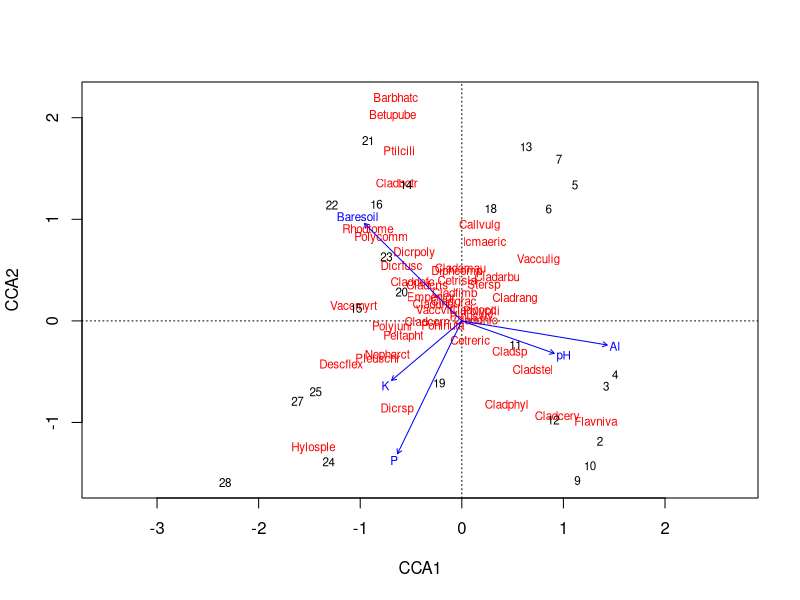

Write the R code that produced this figure. (Note: this script raises an error after producing the figure.)
## ---- chunk 1
library(vegan)
data("varespec")
data("varechem")
varespec_cca <- cca(varespec ~ K + P + Al + pH + Baresoil, data=varechem)
knitr::opts_chunk$set(echo = TRUE)
## ---- chunk 2
plot(varespec_cca)
## ---- chunk 3
anova(varespec_cca)
## ---- chunk 4
anova(varespec_cca, by="margin")
## ---- chunk 5
anova(varespec_cca, by="axis")
## ---- chunk 6
# Create full ordination with all the explanatory variables, using the ~ .
# syntax to save you having to type the names of all 14 variables separately
varespec_bigcca <- ordi_cca(varespec ~ . , data=varechem)
varespec_mincca <- ordi_step(varespec_bigcca)
## ---- chunk 7
anova(varespec_mincca, by="margin")
